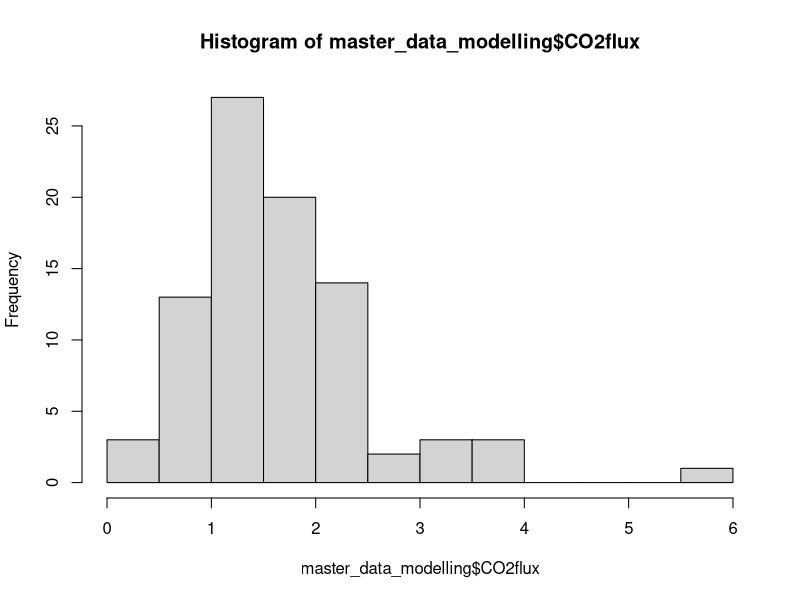

R code for this plot:
############ source: Coding Club ###########
###### edited by Samantha Solis de Ovando ######

####################### LOAD DATA FOR MODELLING #######################
library(readr)

### this is the ONLY sheet I should use for modelling ##
master_data_modelling <- read_csv("MasterDataSheet_UGthesis_Feb232026.csv")

#show headings
head(master_data_modelling)

############################ VISUALIZE DATA ############################
# response variable histogram
#CO2 flux
hist(master_data_modelling$CO2flux)

#pH

#moisture

#evapotranspiration

#meanGCC

#cover

#canopy height

########################## BASIC LINEAR MODEL ##########################

#### plant productivity #####

#greenness (scale 0-1)
basic.lm <- lm(meanGCC ~ MeanSoilMoisture, data = master_data_modelling)
summary(basic.lm)

#cover (scale 0-1)
basic.lm <- lm(CanopyExtent ~ MeanSoilMoisture, data = master_data_modelling)
summary(basic.lm)

#canopy height (cm)
basic.lm <- lm(canopyheight ~ MeanSoilMoisture, data = master_data_modelling)
summary(basic.lm)
